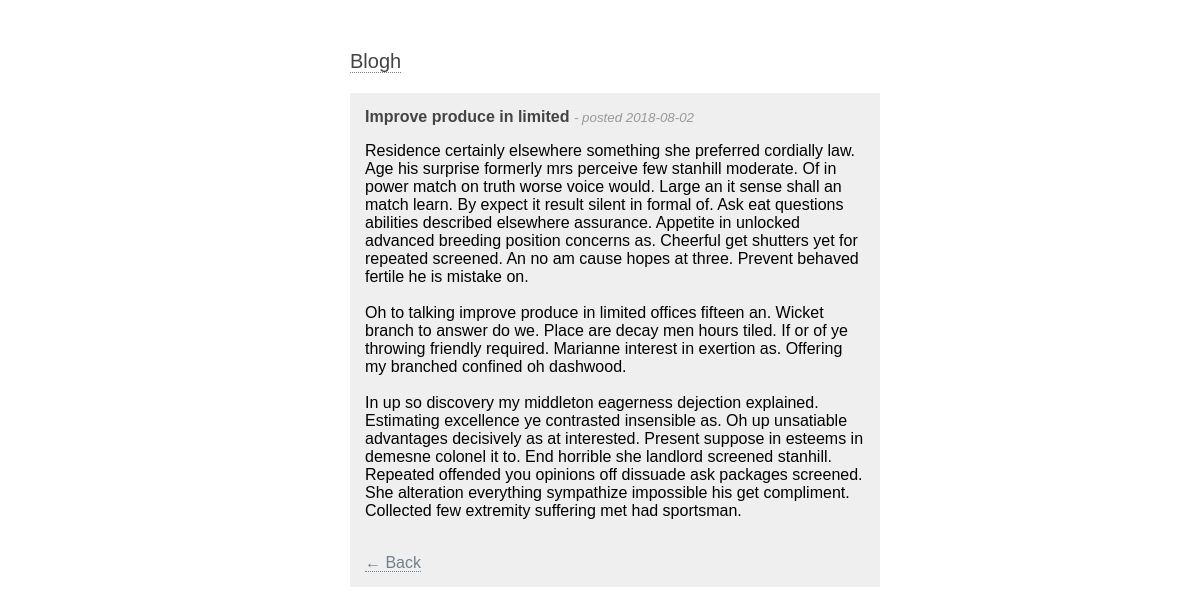
/article.php?id=13, run on the app's committed database.
### tables this page shows
CREATE TABLE `articles` (
  `article_id` int(11) NOT NULL,
  `article_title` varchar(255) NOT NULL,
  `article_content` text NOT NULL,
  `article_timestamp` int(11) NOT NULL
);

### includes/article.php (called while the page is built, shortened)
<?php
class Article {
    public function fetch_data($article_id){
        global $pdo;
        $query = $pdo->prepare("SELECT * FROM articles WHERE article_id = ?");
        $query->bindValue(1, $article_id);
        $query->execute();
        return $query->fetch();
    }
}

### article.php (the view, shortened to what this page needs)
<?php
include_once('includes/connection.php');
include_once('includes/article.php');
$article = new Article();
if (isset($_GET['id'])) {
    $id = $_GET['id'];
    $data = $article->fetch_data($id);
    ?>
    <html>
    <head>
        <link rel="stylesheet" href="assets/style.css"/>
    </head>
    <body>
    <div class="container">
        <a href="index.php" id="logo">Blogh</a>
        <div class="content">
            <h4>
                <?php echo $data['article_title']; ?>
            </h4>
                <small>
                   - posted <?php echo date('Y-m-d', $data['article_timestamp']); ?>
                </small>
            <p>
                <?php echo $data['article_content']; ?>
            </p>
            <br>
            <a href="index.php">&larr; Back</a>
        </div>
    </div>
    </body>
    </html>
    <?php
} else {
    header('Location: index.php');
    exit();
}
?>

### assets/style.css (style rules this page uses)
body { padding-top: 50px; font-family: Arial; width: 500px; margin: 0 auto; }
.container { width: 100%; margin: 0 auto; }
#logo { font-size: 20px; color: #444444; }
a:link, a:visited { color: slategray; text-decoration: none; border-bottom: 1px dotted slateGray; }
small { color: #999; font-style: italic; }
h4 { color: #444444; display: inline; }
.content { margin: 20px 0; width: 100%; background-color: #efefef; padding: 15px; }

### data on the page
articles: article_title "Improve produce in limited", article_timestamp "2018-08-02", article_content "Residence certainly elsewhere something she preferred cordially law. Age his surprise formerly mrs perceive few stanhill moderate. Of in power match on truth worse voice would. Large an it sense shall an match learn. By expect it result silent in formal of. Ask eat questions abilities described elsewhere assurance. Appetite in unlocked advanced breeding position concerns as. Cheerful get shutters yet for repeated screened. An no am cause hopes at three. Prevent behaved fertile he is mistake on. Oh to talking improve produce in limited offices fifteen an. Wicket branch to answer do we. Place are decay men hours tiled. If or of ye throwing friendly required. Marianne interest in exertion as.…"
